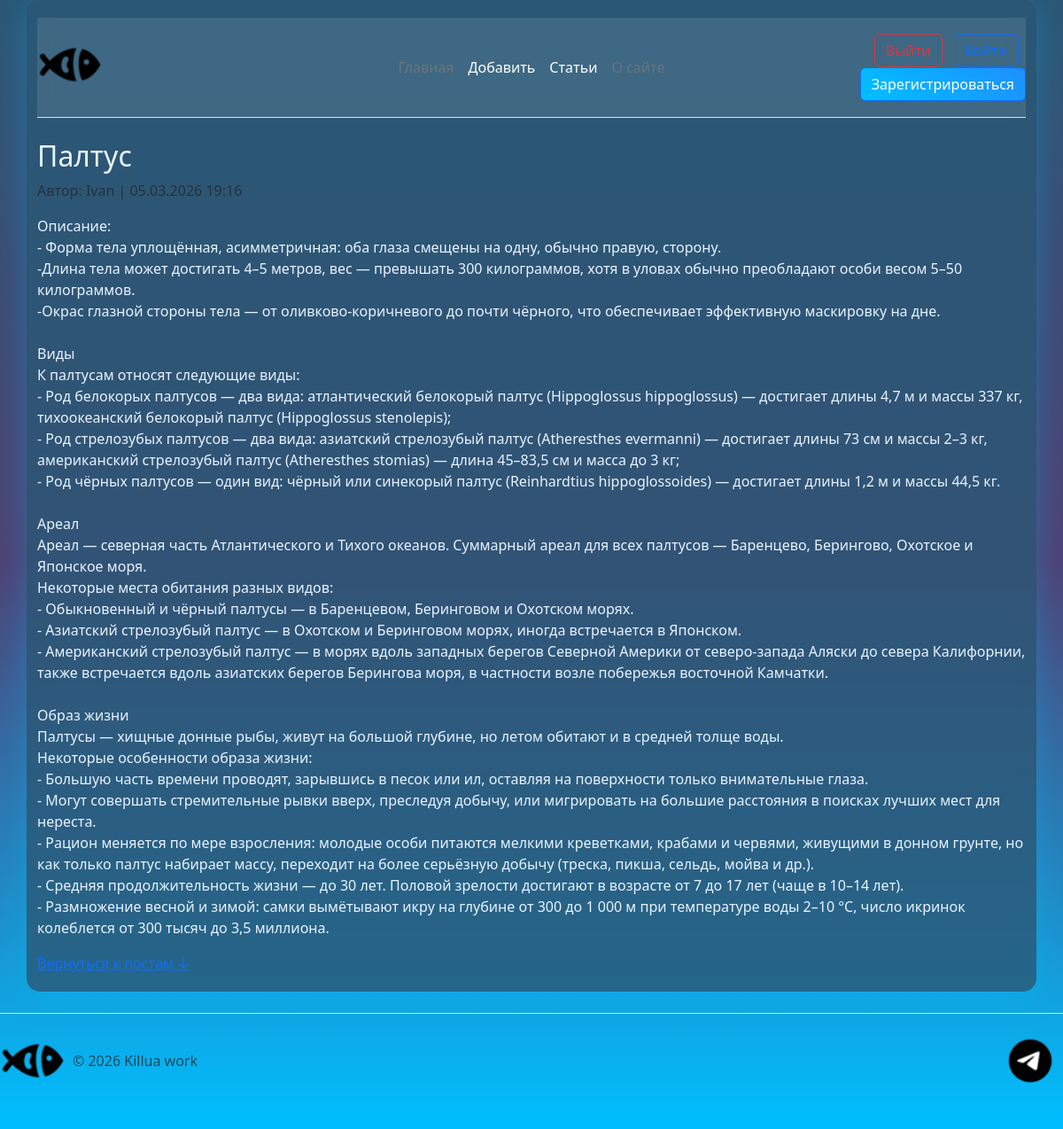
Screenshot of /one_post_page/1 with the database file from the repository.
### app.py (models this page shows)
class Post(db.Model):
    id = db.Column(db.Integer, primary_key=True)
    date = db.Column(db.DateTime, default=datetime.now)
    title = db.Column(db.String(300), nullable=False)
    content = db.Column(db.Text, nullable=False)
    user_id = db.Column(db.Integer, db.ForeignKey('user.id'), nullable=False, index=True)

class User(db.Model):
    id = db.Column(db.Integer, primary_key=True)
    username = db.Column(db.Text, nullable=False)
    email = db.Column(db.Text, nullable=False)
    password = db.Column(db.Text, nullable=False)
    posts = db.relationship('Post', backref='author', lazy=True)

### app.py (the view)
@app.route("/one_post_page/<int:post_id>")
def one_post_page(post_id):
    post = Post.query.get_or_404(post_id)
    print(post_id)
    return render_template("one_post_page.html", post=post)

### templates/one_post_page.html (shortened to what this page needs)
{% extends "base.html" %}
{% block content %}
    <h2>{{ post.title }}</h2>
    <p class="text-muted">
        Автор: {{ post.author.username }} | {{ post.date.strftime('%d.%m.%Y %H:%M') }}
    </p>
    <p class="post-body">{{ post.content }}</p>
    <a href="{{ url_for('posts') }}">Вернуться к постам ↓</a>
{% endblock %}

### static/css/main.css (style rules this page uses)
body { background: linear-gradient(to bottom, #2b5876, #4e4376, #00BFFF); min-height: 100vh; color: white; }
body { font-family: system-ui, -apple-system, BlinkMacSystemFont, "Segoe UI", sans-serif; font-size: 16px; line-height: 1.6; color: #e9f3ff; }
h1, h2, h3 { color: #ffffff; }
.post-body { white-space: pre-wrap; }

### rows the page displays
Post: title "Палтус", date "05.03.2026 19:16", content "Описание: - Форма тела уплощённая, асимметричная: оба глаза смещены на одну, обычно правую, сторону. -Длина тела может достигать 4–5 метров, вес — превышать 300 килограммов, хотя в уловах обычно преобладают особи весом 5–50 килограммов. -Окрас глазной стороны тела — от оливково-коричневого до почти чёрного, что обеспечивает эффективную маскировку на дне. Виды К палтусам относят следующие виды: - Род белокорых палтусов — два вида: атлантический белокорый палтус (Hippoglossus hippoglossus) — достигает длины 4,7 м и массы 337 кг, тихоокеанский белокорый палтус (Hippoglossus stenolepis); - Род стрелозубых палтусов — два вида: азиатский стрелозубый палтус (Atheresthes evermanni) — достигает…"
User: author.username "Ivan"
